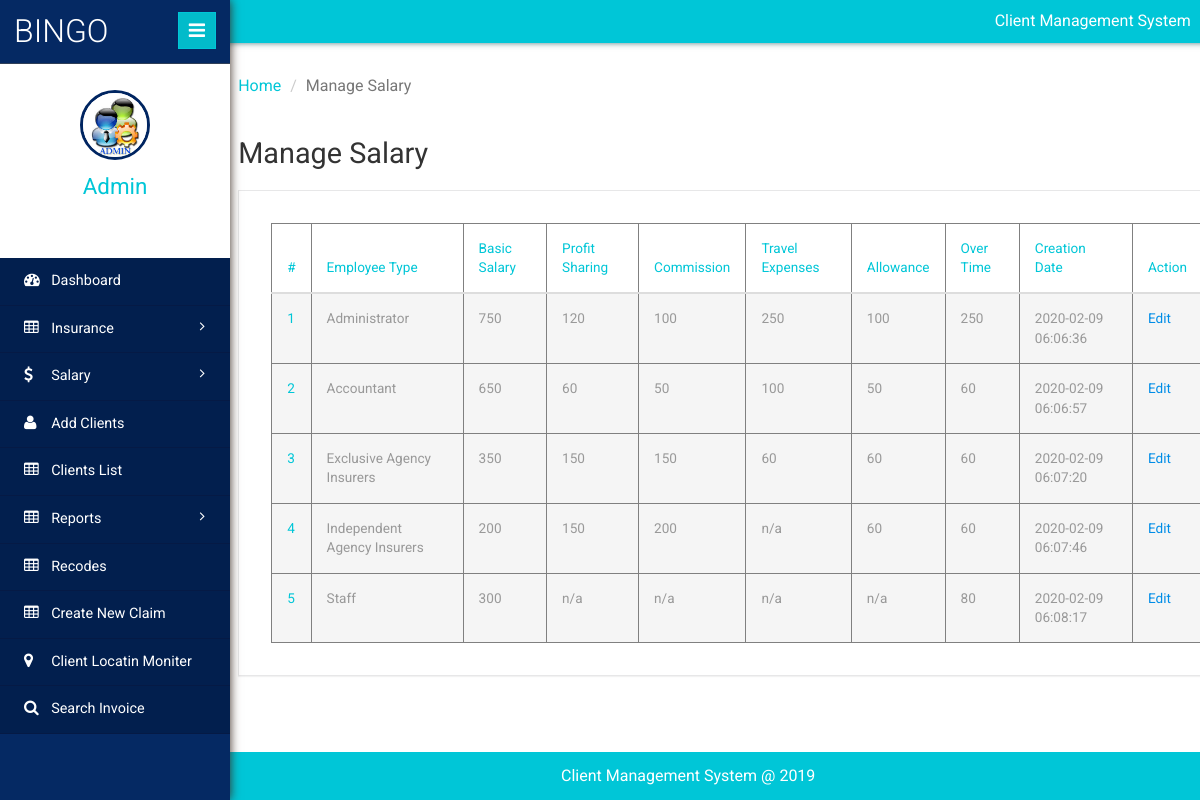
The page /admin/manage-salary.php (signed in) on the database its author committed.
### tables this page shows
CREATE TABLE IF NOT EXISTS `tblsalary` (
  `ID` int NOT NULL AUTO_INCREMENT,
  `EmpCategory` varchar(200) DEFAULT NULL,
  `BasicSalary` varchar(200) DEFAULT NULL,
  `PftSharing` varchar(200) DEFAULT NULL,
  `Commission` varchar(250) DEFAULT NULL,
  `TravelExpenses` varchar(250) DEFAULT NULL,
  `Allowance` varchar(250) DEFAULT NULL,
  `OverTime` varchar(250) DEFAULT NULL,
  `CreationDate` timestamp NOT NULL DEFAULT CURRENT_TIMESTAMP,
  PRIMARY KEY (`ID`)
);

### admin/manage-salary.php (the view, shortened to what this page needs)
<?php
include('includes/dbconnection.php');
if (strlen($_SESSION['clientmsaid']==0)) {
  header('location:logout.php');
  } else{
  	?>
<!DOCTYPE HTML>
<html>
<head>
	<link href="css/bootstrap.min.css" rel='stylesheet' type='text/css' />
	<link href="css/style.css" rel='stylesheet' type='text/css' />
	<link href="css/font-awesome.css" rel="stylesheet">
	<link rel="stylesheet" href="css/icon-font.min.css" type='text/css' />
</head>
<body>
	<div class="page-container">
		<div class="left-content">
			<div class="inner-content">
				<?php include_once('includes/header.php');?>
				<div class="outter-wp">
					<div class="sub-heard-part">
						<ol class="breadcrumb m-b-0">
							<li><a href="dashboard.php">Home</a></li>
							<li class="active">Manage Salary</li>
						</ol>
					</div>
					<div class="graph-visual tables-main">
						<h3 class="inner-tittle two">Manage Salary </h3>
						<div class="graph">
							<div class="tables">
                                <table class="table" border="1"> <thead> <tr> <th>#</th>
                                            <th>Employee Type</th>
                                            <th>Basic Salary</th>
                                            <th>Profit Sharing</th>
                                            <th>Commission</th>
                                            <th>Travel Expenses</th>
                                            <th>Allowance</th>
                                            <th>Over Time</th>
                                            <th>Creation Date</th>
									 <th>Action</th>
									  </tr>
									   </thead>
									    <tbody>
									    	<?php
$sql="SELECT * from tblsalary";
$query = $dbh -> prepare($sql);
$query->execute();
$results=$query->fetchAll(PDO::FETCH_OBJ);
$cnt=1;
if($query->rowCount() > 0)
{
foreach($results as $row)
{               ?>
									     <tr class="active">
										  <th scope="row"><?php echo htmlentities($cnt);?></th>
										     <td><?php  echo htmlentities($row->EmpCategory);?></td>
									         <td><?php  echo htmlentities($row->BasicSalary);?></td>
									         <td><?php  echo htmlentities($row->PftSharing);?></td>
                                             <td><?php  echo htmlentities($row->Commission);?></td>
									         <td><?php  echo htmlentities($row->TravelExpenses);?></td>
									         <td><?php  echo htmlentities($row->Allowance);?></td>
                                             <td><?php  echo htmlentities($row->OverTime);?></td>
                                             <td><?php  echo htmlentities($row->CreationDate);?></td>
									        <td><a href="edit-salary-details.php?editid=<?php echo $row->ID;?>">Edit</a></td>
									     </tr>
									     <?php $cnt=$cnt+1;}} ?>
									     </tbody> </table>
							</div>
						</div>
					</div>
				</div>
				<?php include_once('includes/footer.php');?>
			</div>
		</div>
		<?php include_once('includes/sidebar.php');?>
	</div>
</body>
</html>
<?php }  ?>

### admin/includes/sidebar.php (shortened to what this page needs)
 <div class="sidebar-menu">
    <header class="logo">
        <a href="#" class="sidebar-icon"> <span class="fa fa-bars"></span> </a> <a href="dashboard.php"> <span id="logo"> <h1>BINGO</h1></span>
        </a>
    </header>
    <div class="down">
        <?php
$aid=$_SESSION['clientmsaid'];
$sql="SELECT AdminName from  tbladmin where ID=:aid";
$query = $dbh -> prepare($sql);
$query->bindParam(':aid',$aid,PDO::PARAM_STR);
$query->execute();
$results=$query->fetchAll(PDO::FETCH_OBJ);
$cnt=1;
if($query->rowCount() > 0)
{
foreach($results as $row)
{               ?>
        <a href="dashboard.php"><img src="images/images.jpg" height="70" width="70"></a>
        <a href="dashboard.php"><span class=" name-caret"><?php  echo $row->AdminName;?></span></a>
        <?php $cnt=$cnt+1;}} ?>
        <ul>
            <li><a class="tooltips" href="admin-profile.php"><span>Profile</span><i class="lnr lnr-user"></i></a></li>
            <li><a class="tooltips" href="change-password.php"><span>Settings</span><i class="lnr lnr-cog"></i></a></li>
            <li><a class="tooltips" href="logout.php"><span>Log out</span><i class="lnr lnr-power-switch"></i></a></li>
        </ul>
    </div>
    <div class="menu">
        <ul id="menu" >
            <li><a href="dashboard.php"><i class="fa fa-tachometer"></i> <span>Dashboard</span></a></li>
            <li id="menu-academico" ><a href="#"><i class="fa fa-table"></i> <span>Insurance</span> <span class="fa fa-angle-right" style="float: right"></span></a>
            </li>
            <li id="menu-academico" ><a href="#"><i class="fa fa-usd"></i> <span>Salary</span> <span class="fa fa-angle-right" style="float: right"></span></a>
            </li>
            <li><a href="add-client.php"><i class="fa fa-user"></i> <span>Add Clients</span></a></li>
            <li><a href="manage-client.php"><i class="fa fa-table"></i> <span>Clients List</span></a></li>
            <li id="menu-academico" ><a href="#"><i class="fa fa-table"></i> <span> Reports</span> <span class="fa fa-angle-right" style="float: right"></span></a>
            </li>
            <li><a href="services-details.php"><i class="fa fa-table"></i> <span>Recodes</span></a></li>
            <li><a href="add-claim.php"><i class="fa fa-table"></i> <span>Create New Claim</span></a></li>
            <li><a href="client-location.php"><i class="fa fa-map-marker"></i> <span>Client Locatin Moniter</span></a></li>
            <li><a href="search-invoices.php"><i class="fa fa-search"></i> <span>Search Invoice</span></a></li>
        </ul>
    </div>
</div>

### rows shown on the page
tblsalary: EmpCategory "Administrator", BasicSalary "750", PftSharing "120", Commission "100", TravelExpenses "250", Allowance "100", OverTime "250", CreationDate "2020-02-09 06:06:36"
tblsalary: EmpCategory "Accountant", BasicSalary "650", PftSharing "60", Commission "50", TravelExpenses "100", Allowance "50", OverTime "60", CreationDate "2020-02-09 06:06:57"
tblsalary: EmpCategory "Exclusive Agency Insurers", BasicSalary "350", PftSharing "150", Commission "150", TravelExpenses "60", Allowance "60", OverTime "60", CreationDate "2020-02-09 06:07:20"
tblsalary: EmpCategory "Independent Agency Insurers", BasicSalary "200", PftSharing "150", Commission "200", TravelExpenses "n/a", Allowance "60", OverTime "60", CreationDate "2020-02-09 06:07:46"
tblsalary: EmpCategory "Staff", BasicSalary "300", PftSharing "n/a", Commission "n/a", TravelExpenses "n/a", Allowance "n/a", OverTime "80", CreationDate "2020-02-09 06:08:17"

### other values the page prints
$row->AdminName "Admin"
